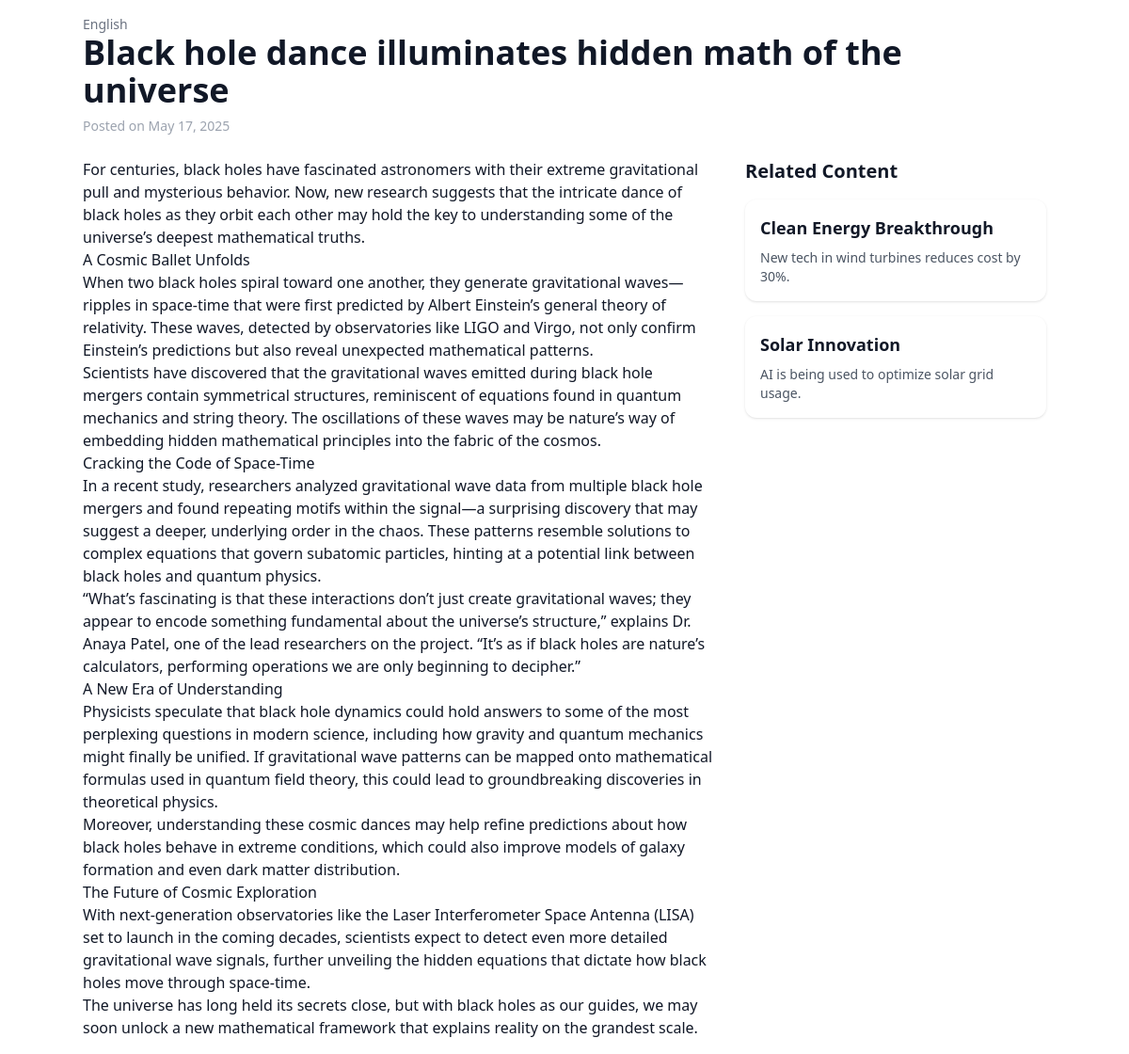
Page /article/8/ on the committed database.
### news/models.py (models this page shows, shortened)
class NewsArticle(models.Model):
    title = models.CharField(max_length=200)
    content = models.TextField()
    language = models.CharField(max_length=50)
    image = models.ImageField(upload_to='images/', null=True, blank=True)
    created_at = models.DateTimeField(auto_now_add=True)

### news/views.py (the view)
# urls.py: path('article/<int:pk>/', views.article_detail, name='article_detail'),
def article_detail(request, pk):
    article = get_object_or_404(NewsArticle, pk=pk)
    return render(request, 'news/article_detail.html', {'article': article})

### news/templates/news/article_detail.html (shortened to what this page needs)
<!DOCTYPE html>
<html lang="en">
<head>
  <script src="https://cdn.tailwindcss.com"></script>
  <link href="https://unpkg.com/aos@2.3.4/dist/aos.css" rel="stylesheet" />
</head>
<body class="bg-white text-gray-900 font-sans p-4">
  <div class="max-w-5xl mx-auto">
    <div class="mb-6" data-aos="fade-down">
      <p class="text-sm text-gray-500">{{ article.language }}</p>
      <h1 class="text-4xl font-bold mb-2">{{ article.title }}</h1>
      <p class="text-sm text-gray-400">Posted on {{ article.created_at|date:"F d, Y" }}</p>
    </div>
    <div class="grid grid-cols-1 lg:grid-cols-3 gap-8">
      <div class="lg:col-span-2" data-aos="fade-up">
        <div class="prose max-w-none">
          {{ article.content|linebreaks }}
        </div>
      </div>
      <div class="space-y-4" data-aos="fade-left">
        <h2 class="text-xl font-semibold mb-2">Related Content</h2>
        <div class="bg-white p-4 rounded-xl shadow">
          <h3 class="text-lg font-semibold mb-2">Clean Energy Breakthrough</h3>
          <p class="text-sm text-gray-600">New tech in wind turbines reduces cost by 30%.</p>
        </div>
        <div class="bg-white p-4 rounded-xl shadow">
          <h3 class="text-lg font-semibold mb-2">Solar Innovation</h3>
          <p class="text-sm text-gray-600">AI is being used to optimize solar grid usage.</p>
        </div>
      </div>
    </div>
  </div>
</body>
</html>

### rows in the picture
NewsArticle: language "English", title "Black hole dance illuminates hidden math of the universe", created_at "May 17, 2025", content "For centuries, black holes have fascinated astronomers with their extreme gravitational pull and mysterious behavior. Now, new research suggests that the intricate dance of black holes as they orbit each other may hold the key to understanding some of the universe’s deepest mathematical truths. A Cosmic Ballet Unfolds When two black holes spiral toward one another, they generate gravitational waves—ripples in space-time that were first predicted by Albert Einstein’s general theory of relativity. These waves, detected by observatories like LIGO and Virgo, not only confirm Einstein’s predictions but also reveal unexpected mathematical patterns. Scientists have discovered that the…"
